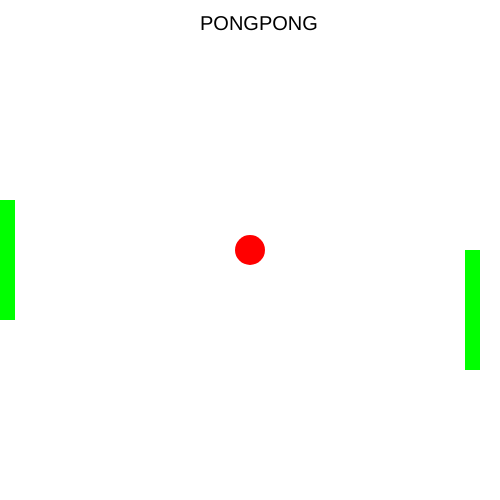
Frame 1 (no input)
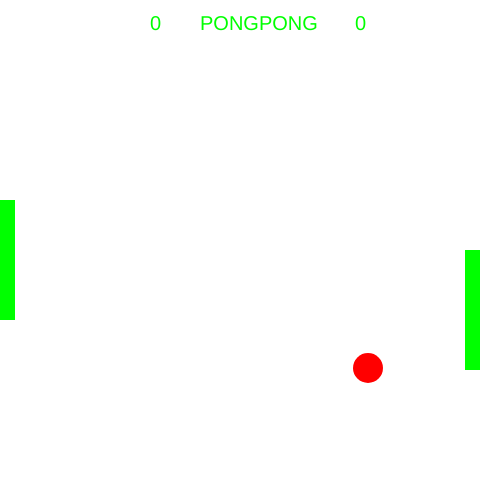
Frame 60 (no input)
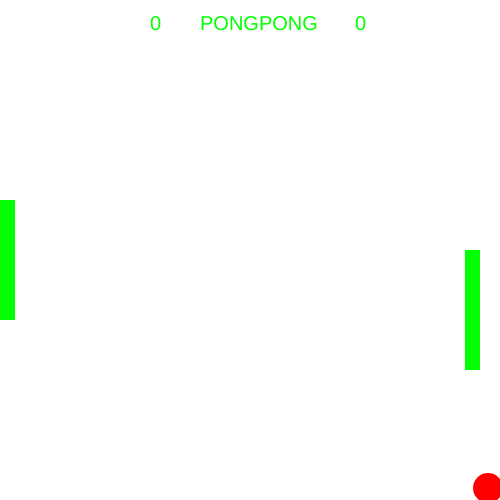
Frame 120 (the mouse pressed at the canvas centre since frame 60)

The p5.js sketch that drew these frames (run headless with seeded random() and noise() and a simulated clock; from frame 60 on, the mouse is pressed at the canvas centre):

// p5.js sketch
// ── sketch.js
let bolita = new Bolita(250,250,30,255,0,0);;
let player1 = new Rectangulo(0, 200, 15, 120);
let player2 = new Rectangulo2(465,250,15,120);
let sel = new Rectangulo2;

function setup() {
  createCanvas(500, 500); 
  sel = null;
  
}

function draw() {
  let yRect1 = player1.getY();
  let yRect2 = player2.getY();
  let bx = bolita.getX();
  let by = bolita.getY();
  let score1 = bolita.getScore1();
  let score2 = bolita.getScore2();

  background(255);
  textSize(20);
	text("PONGPONG", 200, 30);
	text(score1, 150, 30);
	text(score2, 355, 30);

  bolita.pintar();
  player1.pintar();
  player2.pintar();
  bolita.mover();
  player1.mover();

  if (bx >= 460 && by > yRect2 && by < (yRect2 + 100)) {
    bolita.setMoveRight(false);
  }

  if (bx <= 15 && by > yRect1 && by < (yRect1 + 90)) {
    bolita.setMoveRight(true);
  }
  mousePressed();
  mouseDragged();
}

function mousePressed() {
  let xC2 = player2.getX();
  let yC2 = player2.getY();
  //lC2 = player2.getBase();
  let lC2 = player2.getAltura();
  let b1 = bolita.getX();
  let b2 = bolita.getY();
  let diam = bolita.getDiametro();
  let mov = bolita.isMov();

  if (dist(mouseX, mouseY, xC2, yC2) < lC2 && dist(mouseX, mouseY, xC2 + 20, yC2 + 80) < lC2) {
    sel = player2;
  }

  if (dist(mouseX, mouseY, b1, b2) < diam) {
    bolita.setMov(!mov);
  }
}

function mouseDragged(){
  if (sel != null) {
    sel.setY(mouseY);
  }
}



// ── Bolita.js
class Bolita {
    constructor (x, y, diametro, r, g, b){
        this.x = x;
        this.y = y;
        this.diametro = diametro;
        this.r = r;
        this.g = g;
        this.b = b;
        this.mov = true;
        this.moveRight = true;
        this.moveDown = true;
    }

    pintar(){
        noStroke();
        fill(this.r, this.g, this.b);
        ellipse(this.x, this.y, this.diametro, this.diametro);      
    }

    mover(){
    this.speedSide = 2;
    this.speedVert = 2;
    this.score1 = 0;
    this.score2 = 0;
    
        if (this.moveRight === true){
            this.x = this.x + this.speedSide;
        } else{
            this.x = this.x - this.speedSide;
        }
        if (this.moveDown === true){
            this.y = this.y + this.speedVert;
        } else{
            this.y = this.y - this.speedVert;
        }
        if (this.y <= 10) {
			this.moveDown = true;
		}
		if (this.y >= 490) {
			this.moveDown = false;
		}
		if (this.x >= 490) {
			this.score1++;
			this.x = 500 / 2;
			this.y = 500 / 2;
		}
		if (this.x <= 10) {
			this.score2++;
			this.x = 500 / 2;
			this.y = 500 / 2;
		}
        
    }
    getX(){
        return this.x;
    }
    setX(x){
        this.x = x;
    }
    getY(){
        return this.y;
    }
    setY(y){
        this.y = y;
    }
    getDiametro(){
        return this.diametro;
    }
    setDiametro(diametro){
        this.diametro = diametro;
    }
    isMov(){
        return this.mov;
    }
    setMov(mov){
        this.mov = mov;
    }
    getScore1(){
        return this.score1;
    }
    setScore1(score1){
        this.score1 = score1;
    }
    getScore2(){
        return this.score2;
    }
    setScore2(score2){
        this.score2 = score2;
    }
    getMoveRight(){
        return this.moveRight;
    }
    setMoveRight(moveRight){
        this.moveRight = moveRight;
    }
    getMoveDown(){
        return this.moveDown;
    }
    setMoveDown(moveDown){
        this.moveDown = moveDown;
    }
}
// ── Rectangulo.js
class Rectangulo {
    constructor(x, y, base, altura){
    this.x = x;
    this.y = y;
    this.base = base;
    this.altura = altura;
    this.r = 0;
    this.g = 255;
    this.b = 0;
    }
    pintar(){
        noStroke();
        fill(this.r, this.g, this.b);
        rect(this.x, this.y, this.base, this.altura);
    }
    mover(){
       if(keyIsPressed) {
        switch(key){
            case 'w'://UP
                this.y -= 8;
                break;
            case 's'://DOWN
                this.y += 8;
                break;
        }
        }
    }
    getY() {
        return this.y;
    }
    setY(y) {
        this.y = y;
    }
    
}
// ── Rectangulo2.js
class Rectangulo2 {
    constructor(x, y, base, altura){
        this.x = x;
        this.y = y;
        this.base = base;
        this.altura = altura;
        this.r = 0;
        this.g = 255;
        this.b = 0;
    }
    pintar(){
        noStroke();
        fill(0, 255, 0);
        rect(this.x, this.y, this.base, this.altura);
    }
    mover(){
        if(keyIsPressed) {
         switch(key){
             case 'p':
                 this.y -= 8;
                 break;
             case 'l':
                 this.y += 8;
                 break;
         }
         }
    }
    getX(){
        return this.x;
    }
    setX(x){
        this.x = x;
    }
    getY() {
        return this.y;
    }
    setY(y) {
        this.y = y;
    }
    getBase(){
        return this.base;
    }
    setBase(base){
        this.base = base;
    }
    getAltura(){
        return this.altura;
    }
    setBase(altura){
        this.altura = altura;
    }
    
}
